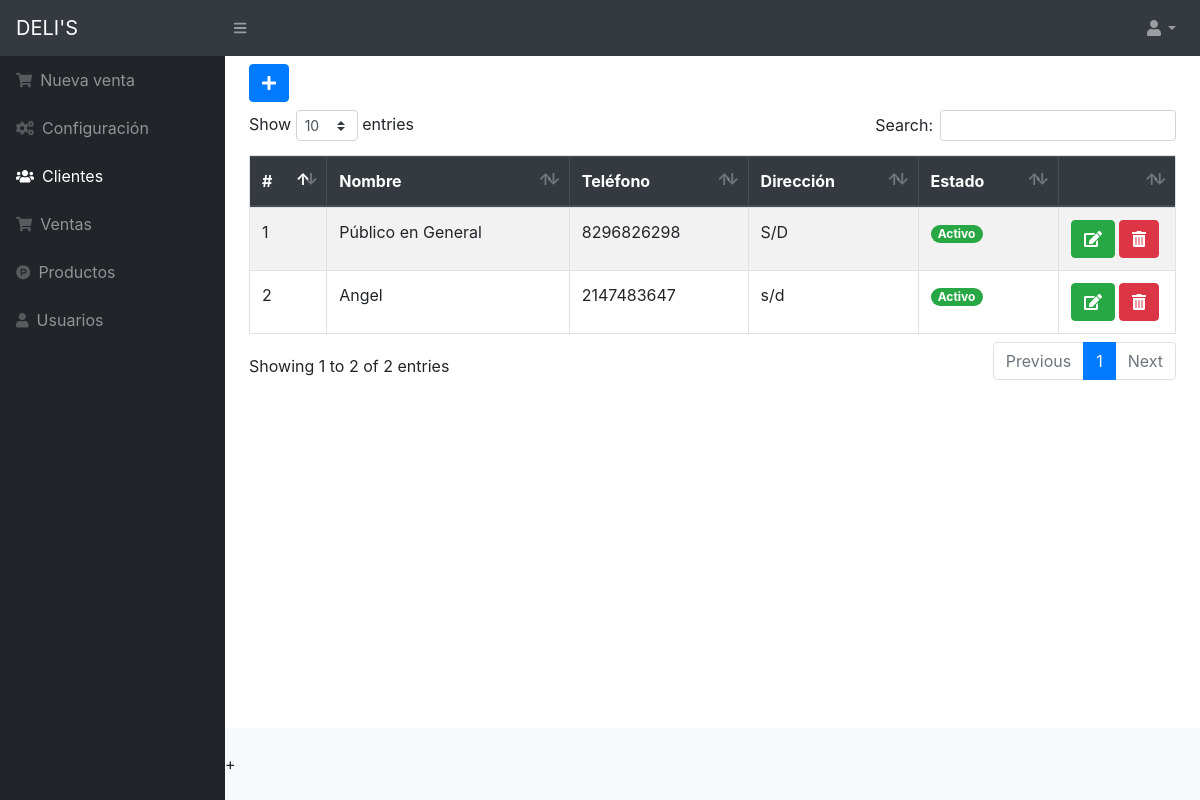
Screenshot of /src/clientes.php (signed in) with the database file from the repository.
### tables this page shows
CREATE TABLE `cliente` (
  `idcliente` int(11) NOT NULL,
  `nombre` varchar(100) NOT NULL,
  `telefono` varchar(15) NOT NULL,
  `direccion` varchar(200) NOT NULL,
  `usuario_id` int(11) NOT NULL,
  `estado` int(11) NOT NULL DEFAULT 1
);

### src/clientes.php (the view, shortened to what this page needs)
<?php include_once "includes/header.php";
?>
<button class="btn btn-primary mb-2" type="button" data-toggle="modal" data-target="#nuevo_cliente"><i class="fas fa-plus"></i></button>
<div class="table-responsive">
    <table class="table table-striped table-bordered" id="tbl">
        <thead class="thead-dark">
            <tr>
                <th>#</th>
                <th>Nombre</th>
                <th>Teléfono</th>
                <th>Dirección</th>
                <th>Estado</th>
                <th></th>
            </tr>
        </thead>
        <tbody>
            <?php
            include "../conexion.php";
            $query = mysqli_query($conexion, "SELECT * FROM cliente");
            $result = mysqli_num_rows($query);
            if ($result > 0) {
                while ($data = mysqli_fetch_assoc($query)) {
                    if ($data['estado'] == 1) {
                        $estado = '<span class="badge badge-pill badge-success">Activo</span>';
                    } else {
                        $estado = '<span class="badge badge-pill badge-danger">Inactivo</span>';
                    }
            ?>
                    <tr>
                        <td><?php echo $data['idcliente']; ?></td>
                        <td><?php echo $data['nombre']; ?></td>
                        <td><?php echo $data['telefono']; ?></td>
                        <td><?php echo $data['direccion']; ?></td>
                        <td><?php echo $estado; ?></td>
                        <td>
                            <?php if ($data['estado'] == 1) { ?>
                                <a href="editar_cliente.php?id=<?php echo $data['idcliente']; ?>" class="btn btn-success"><i class='fas fa-edit'></i></a>
                                <form action="eliminar_cliente.php?id=<?php echo $data['idcliente']; ?>" method="post" class="confirmar d-inline">
                                    <button class="btn btn-danger" type="submit"><i class='fas fa-trash-alt'></i> </button>
                                </form>
                            <?php } ?>
                        </td>
                    </tr>
            <?php }
            } ?>
        </tbody>
    </table>
</div>
<?php include_once "includes/footer.php"; ?>

### rows the page displays
cliente: idcliente "1", nombre "Público en General", telefono "8296826298", direccion "S/D", estado "Activo"
cliente: idcliente "2", nombre "Angel", telefono "2147483647", direccion "s/d", estado "Activo"
